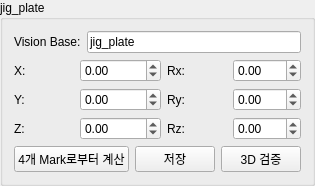
           <widget class="QGroupBox" name="groupBox_jigPlate">
            <property name="title">
             <string>jig_plate</string>
            </property>
            <layout class="QVBoxLayout" name="verticalLayout_jigPlate">
             <item>
              <layout class="QHBoxLayout" name="horizontalLayout_jigPlateName">
               <item>
                <widget class="QLabel" name="label_jigPlateName">
                 <property name="text">
                  <string>Vision Base:</string>
                 </property>
                </widget>
               </item>
               <item>
                <widget class="QLineEdit" name="lineEdit_jigPlateName">
                 <property name="text">
                  <string>jig_plate</string>
                 </property>
                 <property name="readOnly">
                  <bool>true</bool>
                 </property>
                </widget>
               </item>
              </layout>
             </item>
             <item>
              <layout class="QGridLayout" name="gridLayout_jigPlate">
               <item row="0" column="0">
                <widget class="QLabel" name="label_jigPlateX">
                 <property name="text">
                  <string>X:</string>
                 </property>
                </widget>
               </item>
               <item row="0" column="1">
                <widget class="QDoubleSpinBox" name="doubleSpinBox_jigPlateX">
                 <property name="minimum">
                  <double>-10000.000000000000000</double>
                 </property>
                 <property name="maximum">
                  <double>10000.000000000000000</double>
                 </property>
                 <property name="decimals">
                  <number>2</number>
                 </property>
                </widget>
               </item>
               <item row="0" column="2">
                <widget class="QLabel" name="label_jigPlateRx">
                 <property name="text">
                  <string>Rx:</string>
                 </property>
                </widget>
               </item>
               <item row="0" column="3">
                <widget class="QDoubleSpinBox" name="doubleSpinBox_jigPlateRx">
                 <property name="minimum">
                  <double>-360.000000000000000</double>
                 </property>
                 <property name="maximum">
                  <double>360.000000000000000</double>
                 </property>
                 <property name="decimals">
                  <number>2</number>
                 </property>
                </widget>
               </item>
               <item row="1" column="0">
                <widget class="QLabel" name="label_jigPlateY">
                 <property name="text">
                  <string>Y:</string>
                 </property>
                </widget>
               </item>
               <item row="1" column="1">
                <widget class="QDoubleSpinBox" name="doubleSpinBox_jigPlateY">
                 <property name="minimum">
                  <double>-10000.000000000000000</double>
                 </property>
                 <property name="maximum">
                  <double>10000.000000000000000</double>
                 </property>
                 <property name="decimals">
                  <number>2</number>
                 </property>
                </widget>
               </item>
               <item row="1" column="2">
                <widget class="QLabel" name="label_jigPlateRy">
                 <property name="text">
                  <string>Ry:</string>
                 </property>
                </widget>
               </item>
               <item row="1" column="3">
                <widget class="QDoubleSpinBox" name="doubleSpinBox_jigPlateRy">
                 <property name="minimum">
                  <double>-360.000000000000000</double>
                 </property>
                 <property name="maximum">
                  <double>360.000000000000000</double>
                 </property>
                 <property name="decimals">
                  <number>2</number>
                 </property>
                </widget>
               </item>
               <item row="2" column="0">
                <widget class="QLabel" name="label_jigPlateZ">
                 <property name="text">
                  <string>Z:</string>
                 </property>
                </widget>
               </item>
               <item row="2" column="1">
                <widget class="QDoubleSpinBox" name="doubleSpinBox_jigPlateZ">
                 <property name="minimum">
                  <double>-10000.000000000000000</double>
                 </property>
                 <property name="maximum">
                  <double>10000.000000000000000</double>
                 </property>
                 <property name="decimals">
                  <number>2</number>
                 </property>
                </widget>
               </item>
               <item row="2" column="2">
                <widget class="QLabel" name="label_jigPlateRz">
                 <property name="text">
                  <string>Rz:</string>
                 </property>
                </widget>
               </item>
               <item row="2" column="3">
                <widget class="QDoubleSpinBox" name="doubleSpinBox_jigPlateRz">
                 <property name="minimum">
                  <double>-360.000000000000000</double>
                 </property>
                 <property name="maximum">
                  <double>360.000000000000000</double>
                 </property>
                 <property name="decimals">
                  <number>2</number>
                 </property>
                </widget>
               </item>
              </layout>
             </item>
             <item>
              <layout class="QHBoxLayout" name="horizontalLayout_jigPlateButtons">
               <item>
                <widget class="QPushButton" name="pushButton_calculateJigPlate">
                 <property name="text">
                  <string>4개 Mark로부터 계산</string>
                 </property>
                </widget>
               </item>
               <item>
                <widget class="QPushButton" name="pushButton_saveJigPlate">
                 <property name="text">
                  <string>저장</string>
                 </property>
                </widget>
               </item>
               <item>
                <widget class="QPushButton" name="pushButton_openJigValidator">
                 <property name="text">
                  <string>3D 검증</string>
                 </property>
                 <property name="toolTip">
                  <string>Jig Plate 3D 시각화 및 검증 도구 열기</string>
                 </property>
                </widget>
               </item>
              </layout>
             </item>
            </layout>
           </widget>
